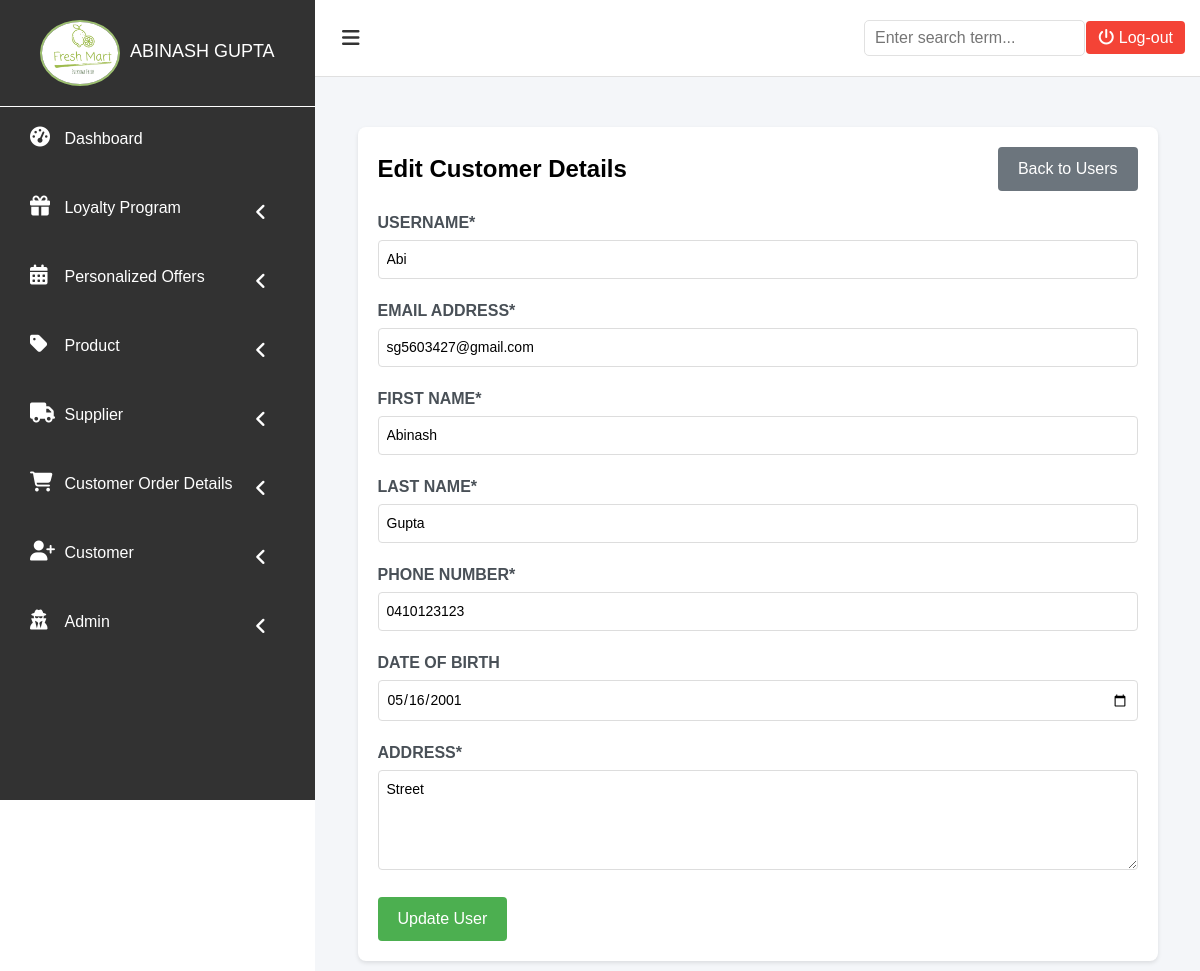
/admin/users-edit.php?id=45 (signed in), run on the app's committed database.
### tables this page shows
CREATE TABLE `customer_details` (
  `id` int(11) NOT NULL,
  `user_id` bigint(20) NOT NULL,
  `first_name` varchar(50) NOT NULL,
  `last_name` varchar(50) NOT NULL,
  `phone_number` varchar(20) NOT NULL,
  `address` text NOT NULL,
  `created_at` timestamp NOT NULL DEFAULT current_timestamp(),
  `loyalty_tier` int(11) DEFAULT 1,
  `monthly_spending` decimal(10,2) DEFAULT 0.00,
  `birthday` date NOT NULL
);

CREATE TABLE `users` (
  `id` bigint(20) NOT NULL,
  `user_id` bigint(20) NOT NULL,
  `user_name` varchar(255) NOT NULL,
  `last_name` varchar(64) NOT NULL,
  `password_hash` varchar(255) NOT NULL,
  `date` timestamp NOT NULL DEFAULT current_timestamp() ON UPDATE current_timestamp(),
  `email` varchar(255) NOT NULL,
  `reset_token_hash` varchar(64) DEFAULT NULL,
  `reset_token_expires_at` datetime DEFAULT NULL,
  `user_otp` varchar(64) NOT NULL,
  `role_as` tinyint(4) NOT NULL DEFAULT 0,
  `birthday` date DEFAULT NULL,
  `used_birthday_offer` tinyint(1) DEFAULT 0,
  `loyalty_tier` varchar(20) DEFAULT 'Bronze' COMMENT 'User loyalty tier (Bronze, Silver, Gold, etc)',
  `must_change_password` tinyint(1) NOT NULL DEFAULT 0
);

### admin/users-edit.php (the view, shortened to what this page needs)
<?php
include('../connection.php');
$user_id = mysqli_real_escape_string($con, $_GET['id']);
$query = "SELECT u.*, cd.first_name, cd.last_name, cd.phone_number, cd.address, cd.birthday
          FROM users u
          LEFT JOIN customer_details cd ON u.id = cd.user_id
          WHERE u.id = '$user_id' AND u.role_as = 0";
$result = mysqli_query($con, $query);
$user = mysqli_fetch_assoc($result);
?>
<!DOCTYPE html>
<html>
<head>
	<link rel="stylesheet" type="text/css" href="css/login.css">
</head>
<body>
	<div id="dashboardMainContainer">
		<?php include('partials/app-sidebar.php') ?>
		<div class="dasboard_content_container" id="dasboard_content_container">
			<?php include('partials/app-topnav.php') ?>
			<div class="dashboard_content">
				<div class="user-form">
					<div class="header-actions">
						<h2>Edit Customer Details</h2>
						<a href="users-view.php" class="back-btn">Back to Users</a>
					</div>
					<form method="POST">
						<div class="form-group">
							<label for="username">Username*</label>
							<input type="text" id="username" name="username" value="<?php echo htmlspecialchars($user['user_name']); ?>" required>
						</div>
						<div class="form-group">
							<label for="email">Email Address*</label>
							<input type="email" id="email" name="email" value="<?php echo htmlspecialchars($user['email']); ?>" required>
						</div>
						<div class="form-group">
							<label for="first_name">First Name*</label>
							<input type="text" id="first_name" name="first_name" value="<?php echo htmlspecialchars($user['first_name']); ?>" required>
						</div>
						<div class="form-group">
							<label for="last_name">Last Name*</label>
							<input type="text" id="last_name" name="last_name" value="<?php echo htmlspecialchars($user['last_name']); ?>" required>
						</div>
						<div class="form-group">
							<label for="phone">Phone Number*</label>
							<input type="tel" id="phone" name="phone" value="<?php echo htmlspecialchars($user['phone_number']); ?>" required>
						</div>
						<div class="form-group">
							<label for="birthday">Date of Birth</label>
							<input type="date" id="birthday" name="birthday" value="<?php echo htmlspecialchars($user['birthday']); ?>">
						</div>
						<div class="form-group">
							<label for="address">Address*</label>
							<textarea id="address" name="address" required><?php echo htmlspecialchars($user['address']); ?></textarea>
						</div>
						<button type="submit" class="btn-submit">Update User</button>
					</form>
				</div>
			</div>
		</div>
	</div>
</body>
</html>

### admin/partials/app-sidebar.php (shortened to what this page needs)
<?php
$display_name = $user['user_name'];
if (!empty($user['first_name']) || !empty($user['last_name'])) {
    $display_name = trim($user['first_name'] . ' ' . $user['last_name']);
}
?>
<div class="dashboard_sidebar" id="dashboard_sidebar">
	<h1 class="dashboard_logo" id="dashboard_logo"></h1>
	<div class="dashboard_sidebar_user">
		<img src="../logo.png" alt="User image." id="userImage" />
		<span><?= htmlspecialchars($display_name) ?></span>
	</div>
	<div class="dashboard_sidebar_menus">
		<ul class="dashboard_menu_lists">
			<li class="liMainMenu">
				<a href="./dashboard.php" ><i class="fa fa-dashboard"></i> <span class="menuText">Dashboard</span></a>
			</li>
			<li class="liMainMenu">
				<a href="javascript:void(0);" class="showHideSubMenu" data-menu="loyalty">
					<i class="fa fa-gift showHideSubMenu"></i>
					<span class="menuText showHideSubMenu">Loyalty Program</span>
					<i class="fa fa-angle-left mainMenuIconArrow showHideSubMenu"></i>
				</a>
			</li>
			<li class="liMainMenu">
				<a href="javascript:void(0);" class="showHideSubMenu" data-menu="personalized">
					<i class="fa fa-calendar showHideSubMenu"></i>
					<span class="menuText showHideSubMenu">Personalized Offers</span>
					<i class="fa fa-angle-left mainMenuIconArrow showHideSubMenu"></i>
				</a>
			</li>
			<li class="liMainMenu">
				<a href="javascript:void(0);" class="showHideSubMenu" data-menu="product">
					<i class="fa fa-tag showHideSubMenu"></i>
					<span class="menuText showHideSubMenu">Product</span>
					<i class="fa fa-angle-left mainMenuIconArrow showHideSubMenu"></i>
				</a>
			</li>
			<li class="liMainMenu">
				<a href="javascript:void(0);" class="showHideSubMenu" data-menu="supplier">
					<i class="fa fa-truck showHideSubMenu"></i>
					<span class="menuText showHideSubMenu">Supplier</span>
					<i class="fa fa-angle-left mainMenuIconArrow showHideSubMenu"></i>
				</a>
			</li>
			<li class="liMainMenu">
				<a href="javascript:void(0);" class="showHideSubMenu" data-menu="customer-order">
					<i class="fa fa-shopping-cart showHideSubMenu"></i>
					<span class="menuText showHideSubMenu">Customer Order Details</span>
					<i class="fa fa-angle-left mainMenuIconArrow showHideSubMenu"></i>
				</a>
			</li>
			<li class="liMainMenu">
				<a href="javascript:void(0);" class="showHideSubMenu" data-menu="user">
					<i class="fa fa-user-plus showHideSubMenu"></i>
					<span class="menuText showHideSubMenu">Customer</span>
					<i class="fa fa-angle-left mainMenuIconArrow showHideSubMenu"></i>
				</a>
			</li>
			<li class="liMainMenu">
				<a href="javascript:void(0);" class="showHideSubMenu" data-menu="admin">
					<i class="fa fa-user-secret showHideSubMenu"></i>
					<span class="menuText showHideSubMenu">Admin</span>
					<i class="fa fa-angle-left mainMenuIconArrow showHideSubMenu"></i>
				</a>
			</li>
		</ul>
	</div>
</div>

### admin/css/login.css (style rules this page uses)
*,*::before,*::after { box-sizing:border-box }
ul[class],ol[class] { padding:0 }
body,h1,h2,h3,h4,p,ul[class],ol[class],figure,blockquote,dl,dd { margin:0 }
body { min-height:100vh;scroll-behavior:smooth;text-rendering:optimizeSpeed;line-height:1.5 }
ul[class],ol[class] { list-style:none }
a:not([class]) { text-decoration-skip-ink:auto }
img { max-width:100%;display:block }
input,button,textarea,select { font:inherit }
body { font-family: arial; }
#dashboardMainContainer { display: flex; width: 100%; min-height: 100vh; position: relative; }
.dashboard_sidebar { width: 315px; background: #323232; height: 100vh; position: fixed; left: 0; top: 0; z-index: 1000; transition: all 0.3s ease; overflow-x: hidden; }
.dashboard_logo { color: #9dc070; font-size: 80px; text-align: center; padding: 10px 0; margin: 0; white-space: nowrap; overflow: hidden; text-overflow: ellipsis; transition: all 0.3s ease; }
.dasboard_content_container { margin-left: 315px; width: calc(100% - 315px); transition: all 0.3s ease; background: #f4f6f9; }
.dashboard_sidebar_user { text-align: center; position: relative; padding-bottom: 20px; border-bottom: 1px solid #fff; }
.dashboard_sidebar_user img { width: 80px; display: inline-block; border-radius: 50%; border: 2px solid #9dc070; margin-right: 5px; vertical-align: middle; }
.dashboard_sidebar_user span { color: #fff; font-size: 18px; text-transform: uppercase; }
.dashboard_menu_lists { margin-top: 20px; padding: 0; list-style: none; }
.liMainMenu { padding: 10px 15px; margin-bottom: 5px; }
.liMainMenu a { color: #fff; text-decoration: none; display: flex; align-items: center; gap: 10px; }
.liMainMenu i { font-size: 20px; width: 30px; }
.menuText { display: inline-block; transition: all 0.3s ease; }
div.dashboard_content { padding: 50px 10px 10px 10px; }
form::after { content: ''; clear: both; display: block; }
form label { font-weight: bold; text-transform: uppercase; }
i.mainMenuIconArrow { float: right; font-size: 19px !important; margin-top: 7px; }
.menuText { display: inline-block; transition: 0.3s all; }
.dashboard_menu_lists { margin-top: 20px; }
.liMainMenu { padding: 10px 15px; margin-bottom: 5px; transition: 0.3s all; }
.liMainMenu a { color: #fff; text-decoration: none; display: block; }
.form-group { margin-bottom: 15px; }
.form-group label { display: block; margin-bottom: 5px; font-weight: bold; color: #495057; }
.form-group input, .form-group select, .form-group textarea { width: 100%; padding: 8px 12px; border: 1px solid #ddd; border-radius: 4px; font-size: 14px; transition: border-color 0.2s; }
.dashboard_menu_lists { list-style: none; padding: 0; }
.liMainMenu { margin-bottom: 5px; }
.liMainMenu a { display: flex; align-items: center; padding: 10px; color: white; text-decoration: none; border-radius: 4px; transition: background 0.2s; }
.mainMenuIconArrow { margin-left: auto; transition: transform 0.2s; }

### admin/users-edit.php (style rules this page uses)
.dashboard_content { padding: 20px; }
.user-form { background: white; padding: 20px; border-radius: 8px; box-shadow: 0 2px 4px rgba(0,0,0,0.1); max-width: 800px; margin: 0 auto; }
.form-group { margin-bottom: 20px; }
.form-group label { display: block; margin-bottom: 5px; font-weight: 600; }
.form-group input { width: 100%; padding: 8px; border: 1px solid #ddd; border-radius: 4px; font-size: 14px; }
.form-group textarea { width: 100%; padding: 8px; border: 1px solid #ddd; border-radius: 4px; font-size: 14px; height: 100px; }
.btn-submit { background-color: #4CAF50; color: white; padding: 10px 20px; border: none; border-radius: 4px; cursor: pointer; font-size: 16px; }
.header-actions { display: flex; justify-content: space-between; align-items: center; margin-bottom: 20px; }
.back-btn { background-color: #6c757d; color: white; padding: 10px 20px; text-decoration: none; border-radius: 4px; }

### admin/partials/app-sidebar.php (style rules this page uses)
.dashboard_sidebar_menus .liMainMenu a { color: #ffffff; text-decoration: none; display: block; padding: 10px 15px; }

### data on the page
customer_details: display_name "ABINASH GUPTA", username "Abi", email "sg5603427@gmail.com", first_name "Abinash", last_name "Gupta", phone "0410123123", birthday "05/16/2001", address "Street"
